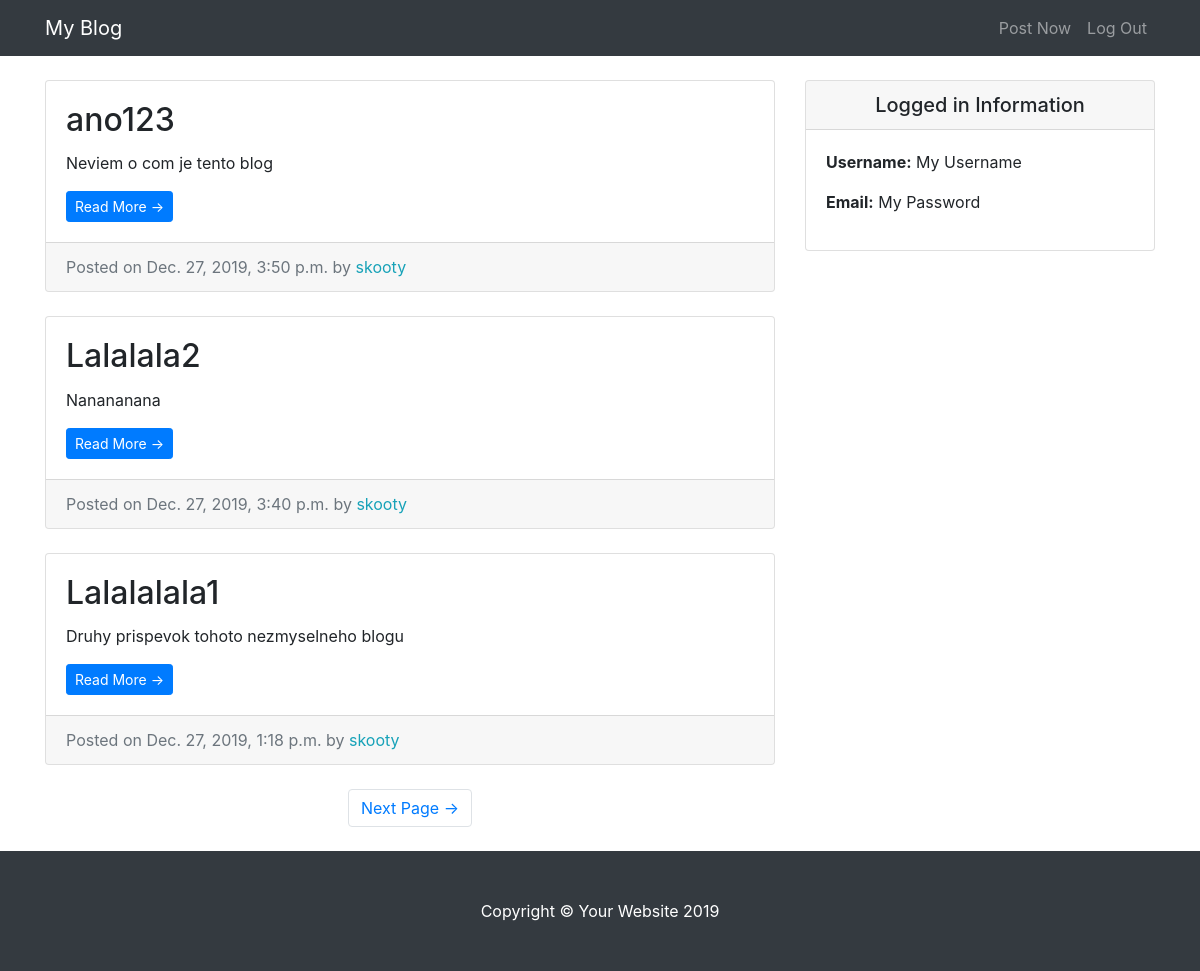
The page / on the database its author committed.
### entries/models.py (models this page shows, shortened)
class Entry(models.Model):
    entry_title = models.CharField(max_length = 50)
    entry_text = models.TextField()
    entry_date = models.DateTimeField(auto_now_add = True)
    entry_author = models.ForeignKey(User, on_delete = models.CASCADE)
    class Meta:
        verbose_name_plural = 'entries'

### entries/views.py (the view)
# urls.py: path('', HomeView.as_view(), name = 'blog-home'),
class HomeView(ListView):
    model = Entry
    template_name = 'entries/index.html'
    context_object_name = 'blog_entries'
    ordering = ['-entry_date']
    paginate_by = 3

### entries/templates/entries/index.html (shortened to what this page needs)
{% extends "entries/base.html" %}
{% block content %}
<div class="col-md-8">
    {% for entry in blog_entries %}
    <div class="card mb-4 mt-4">
      <div class="card-body">
        <h2 class="card-title">{{ entry.entry_title }}</h2>
        <p class="card-text">{{ entry.entry_text|truncatechars:50 }}</p>
        <a href="{% url 'entry-detail' entry.pk %}" class="btn btn-primary btn-sm">Read More &rarr;</a>
      </div>
      <div class="card-footer text-muted">
        Posted on {{ entry.entry_date }} by
        <span class= "text-info mr-2">{{ entry.entry_author }}</span>
      </div>
    </div>
    {% endfor %}
    {%if is_paginated %}
    <ul class="pagination justify-content-center mb-4">
        {% if page_obj.has_next %}
        <li class="page-item">
            <a class="page-link" href="?page={{ page_obj.next_page_number }}">Next Page &rarr;</a>
        </li>
        {% endif %}
    </ul>
    {% endif %}
</div>
{% endblock %}

### entries/templates/entries/base.html (shortened to what this page needs)
{% load static %}
<!DOCTYPE html>
<html lang="en">
<head>
  <link href="{% static 'entries/vendor/bootstrap/css/bootstrap.min.css' %}" rel="stylesheet">
  <link href="{% static 'entries/css/blog-home.css' %}" rel="stylesheet">
</head>
<body>
  <nav class="navbar navbar-expand-lg navbar-dark bg-dark fixed-top">
    <div class="container">
      <a class="navbar-brand" href="#">My Blog</a>
      <div class="collapse navbar-collapse" id="navbarResponsive">
        <ul class="navbar-nav ml-auto">
          <li class="nav-item">
            <a class="nav-link" href="#">Post Now</a>
          </li>
          <li class="nav-item">
            <a class="nav-link" href="#">Log Out</a>
          </li>
        </ul>
      </div>
    </div>
  </nav>
  <div class="container">
    <div class="row">
    {% block content %}{% endblock %}
    <div class="col-md-4">
      <div class="card my-4">
          <h5 class="card-header text-center">Logged in Information</h5>
          <div class="card-body">
            <ul class="list-unstyled mb-0">
                <li>
                    <p> <strong>Username:</strong> My Username </p>
                </li>
                <li>
                    <p> <strong>Email:</strong> My Password</p>
                </li>
            </ul>
          </div>
        </div>
      </div>
    </div>
  </div>
  <footer class="py-5 bg-dark">
    <div class="container">
      <p class="m-0 text-center text-white">Copyright &copy; Your Website 2019</p>
    </div>
  </footer>
</body>
</html>

### entries/static/entries/css/blog-home.css (style rules this page uses)
body { padding-top: 56px; }

### rows shown on the page
Entry: entry_title "ano123", entry_text "Neviem o com je tento blog", entry_date "Dec. 27, 2019, 3:50 p.m.", entry_author "skooty"
Entry: entry_title "Lalalala2", entry_text "Nanananana", entry_date "Dec. 27, 2019, 3:40 p.m.", entry_author "skooty"
Entry: entry_title "Lalalalala1", entry_text "Druhy prispevok tohoto nezmyselneho blogu", entry_date "Dec. 27, 2019, 1:18 p.m.", entry_author "skooty"
